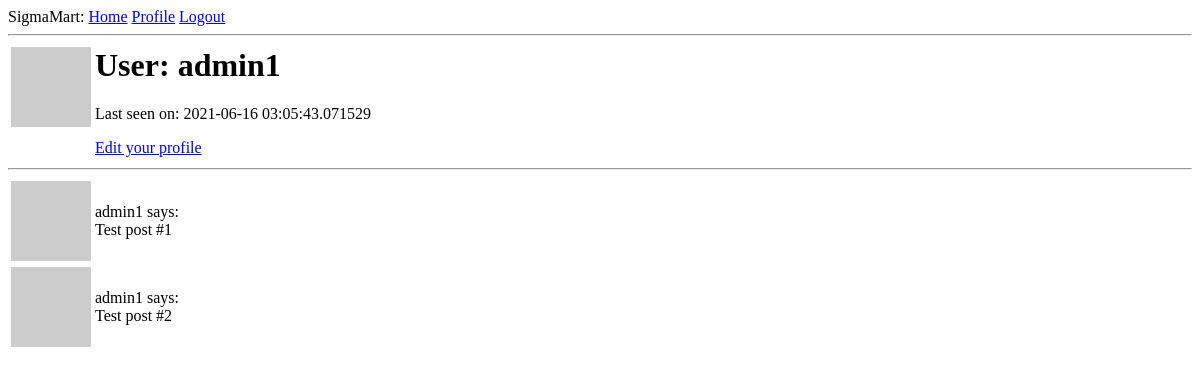
The app's page /user/admin1 (signed in), older data.
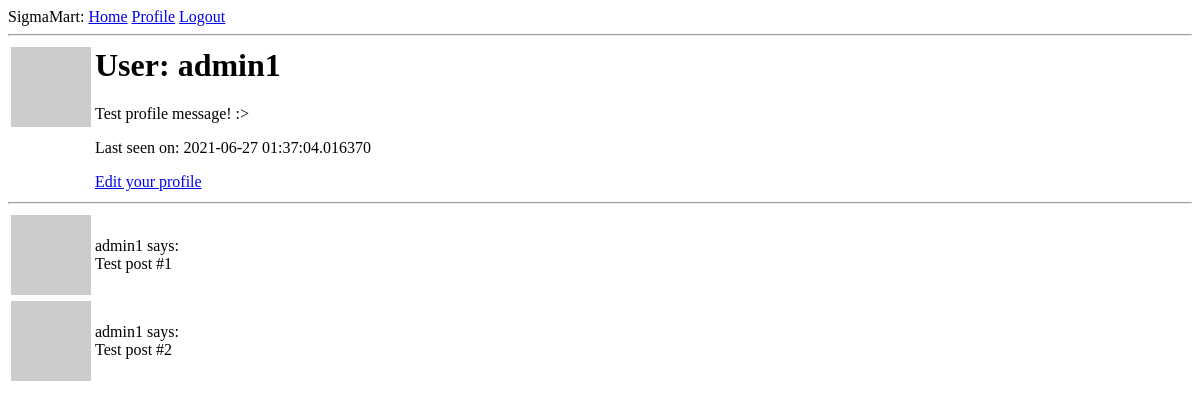
The same page, newer data.
### app/models.py (models this page shows, shortened)
class User(UserMixin, db.Model):
    id = db.Column(db.Integer, primary_key=True)
    username = db.Column(db.String(64), index=True, unique=True)
    email = db.Column(db.String(120), index=True, unique=True)
    password_hash = db.Column(db.String(128))
    about_me = db.Column(db.String(140))
    last_seen = db.Column(db.DateTime, default=datetime.utcnow)
    posts = db.relationship("Post", backref="author", lazy="dynamic")
    def avatar(self, size):
        digest = md5(self.email.lower().encode("utf-8")).hexdigest()
        return "https://www.gravatar.com/avatar/{}?d=identicon&s={}".format(
            digest, size)

### app/routes.py (the view)
@app.route("/user/<username>")
@login_required
def user(username):
    user = User.query.filter_by(username=username).first_or_404()
    posts = [
        {'author': user, 'body': 'Test post #1'},
        {'author': user, 'body': 'Test post #2'}
    ]
    return render_template("user.html", user=user, posts=posts)

### app/models.py (called while the page is built)
@login.user_loader
def load_user(id):
    return User.query.get(int(id))

### app/routes.py (called while the page is built)
@app.before_request
def before_request():
    if current_user.is_authenticated:
        current_user.last_seen = datetime.utcnow()
        db.session.commit()

### app/templates/user.html
{% extends "base.html" %}
{% block content %}
    <table>
        <tr valign="top">
            <td><img src="{{ user.avatar(128) }}"></td>
            <td>
                <h1>User: {{ user.username }}</h1>
                {% if user.about_me %}
                <p>{{ user.about_me }}</p>
                {% endif %}
                {% if user.last_seen %}
                <p>Last seen on: {{ user.last_seen }}</p>
                {% endif %}
                {% if user == current_user %}
                <p><a href="{{ url_for('edit_profile') }}">Edit your profile</a></p>
                {% endif %}
            </td>
        </tr>
    </table>
    <hr>
    {% for post in posts %}
        {% include "_post.html" %}
    {% endfor %}
{% endblock %}

### app/templates/base.html (shortened to what this page needs)
<html>
    <head>
    </head>
    <body>
        <div>
            SigmaMart:
            <a href="{{ url_for('index') }}">Home</a>
            {% if current_user.is_anonymous %}
            <a href="{{ url_for('login') }}">Login</a>
            <a href="{{ url_for('register') }}">Register</a>
            {% else %}
            <a href="{{ url_for('user', username=current_user.username) }}">Profile</a>
            <a href="{{ url_for('logout') }}">Logout</a>
            {% endif %}
        </div>
        <hr>
        {% block content %}
        {% endblock %}
    </body>
</html>

### app/templates/_post.html
<table>
    <tr align="top">
        <td><img src="{{ post.author.avatar(36) }}"></td>
        <td>{{ post.author.username }} says: <br>{{ post.body }}</td>
    </tr>
</table>

Row changes from the older to the newer data that the page shows:
changed User "admin1": about_me (not shown) → "Test profile message! :>"; last_seen "2021-06-16 03:05:43.071529" → "2021-06-27 01:37:04.016370"
